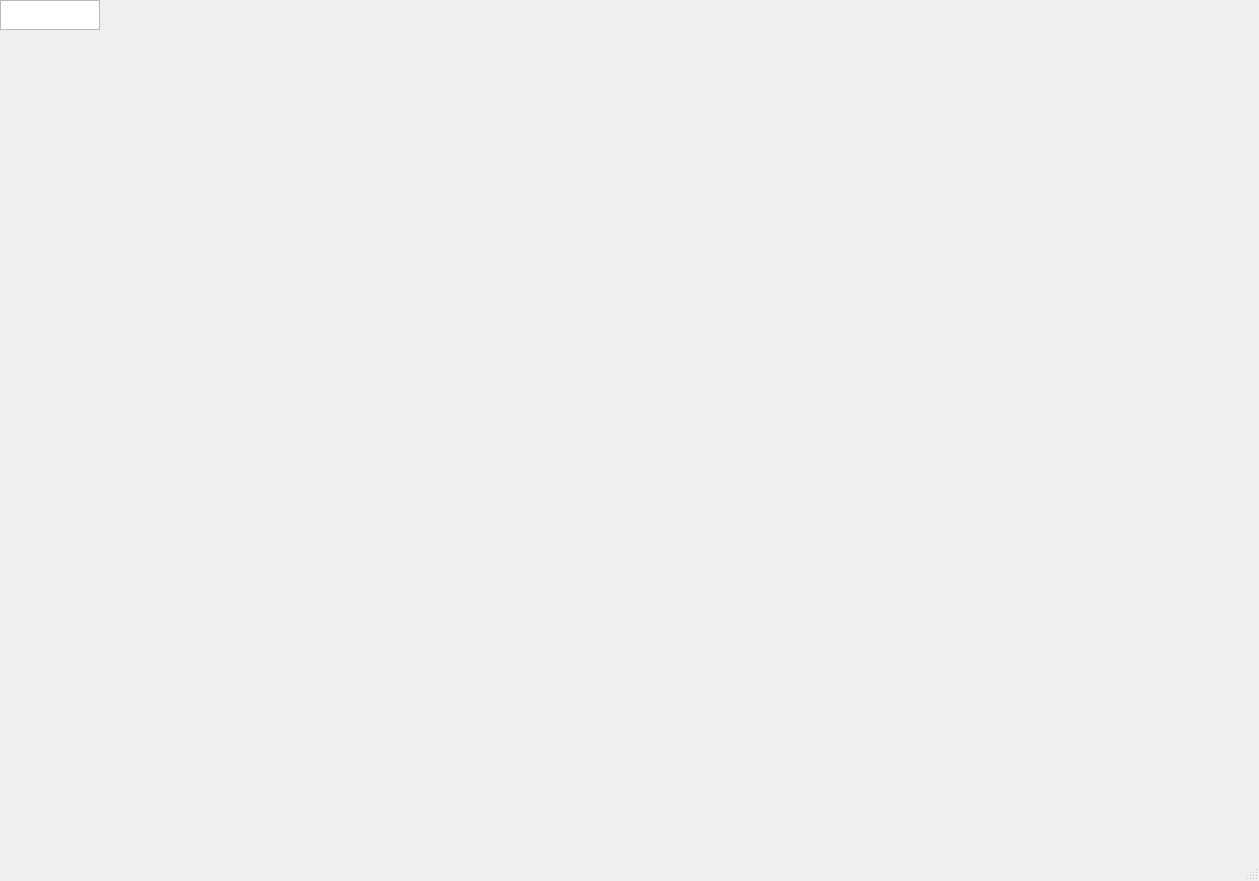
<?xml version="1.0" encoding="UTF-8"?>
<ui version="4.0">
 <class>MainWindow</class>
 <widget class="QMainWindow" name="MainWindow">
  <property name="geometry">
   <rect>
    <x>0</x>
    <y>0</y>
    <width>1259</width>
    <height>881</height>
   </rect>
  </property>
  <property name="windowTitle">
   <string>Monitor EmotiBit</string>
  </property>
  <widget class="QChartView" name="centralwidget">
   <widget class="FormVistaEmotiBit" name="widget" native="true">
    <property name="geometry">
     <rect>
      <x>40</x>
      <y>10</y>
      <width>1171</width>
      <height>821</height>
     </rect>
    </property>
   </widget>
  </widget>
  <widget class="QMenuBar" name="menubar">
   <property name="geometry">
    <rect>
     <x>0</x>
     <y>0</y>
     <width>1259</width>
     <height>22</height>
    </rect>
   </property>
  </widget>
  <widget class="QStatusBar" name="statusbar"/>
 </widget>
 <customwidgets>
  <customwidget>
   <class>QChartView</class>
   <extends>QGraphicsView</extends>
   <header>QtCharts/QChartView</header>
   <container>1</container>
  </customwidget>
  <customwidget>
   <class>FormVistaEmotiBit</class>
   <extends>QWidget</extends>
   <header>formvistaemotibit.h</header>
   <container>1</container>
  </customwidget>
 </customwidgets>
 <resources/>
 <connections/>
</ui>
